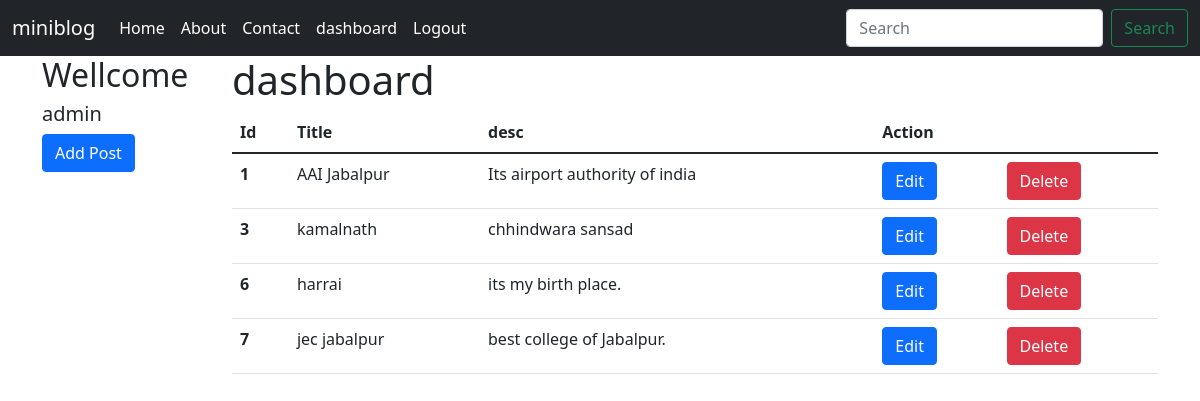
The page /dashboard/ (signed in) on the database its author committed.
### blog/models.py (models this page shows)
class Post(models.Model):
    title = models.CharField(max_length=100)
    desc = models.CharField(max_length=1000)

### blog/views.py (the view)
# urls.py: path('dashboard/',views.dashboard,name='dashboard'),
def dashboard(request):
    if request.user.is_authenticated:
        posts = Post.objects.all()
        user = request.user
        fullname = user.get_full_name()
        return render(request, 'blog/dashboard.html',{'posts': posts,'fullname':fullname})
    else:
        return HttpResponseRedirect('/user_login/')

### blog/templates/blog/dashboard.html (shortened to what this page needs)
{% extends 'blog/base.html' %}
{% block sidebar %}
<div class="row">
    <div class="col-sm-2">
        <h2>Wellcome</h2>
        <h5>{{fullname}}</h5>
        <a href="{% url 'addpost' %}" class="btn btn-primary">Add Post</a>
    </div>
{% endblock sidebar %}
{% block content %}
    <div class="col-sm-10">
        <h1>dashboard</h1>
{% if posts %}
<table class="table">
  <thead>
    <tr>
      <th scope="col">Id</th>
      <th scope="col">Title</th>
      <th scope="col">desc</th>
      <th scope="col">Action</th>
    </tr>
  </thead>
  <tbody>
  {% for post in posts %}
    <tr>
      <th scope="row">{{post.id}}</th>
      <td>{{post.title}}</td>
      <td>{{post.desc}}</td>
      <td><a href="{% url 'edit_row' post.id %}" class="btn btn-primary">Edit</a></td>
      {% if perms.blog.delete_post %}
      <td><form action="{% url 'delete_row' post.id %}" method="post">
        <input type="submit" class="btn btn-danger" value="Delete">
      </form>
      {% endif %}
      </td>
    </tr>
    {% endfor %}
  </tbody>
</table>
</div>
{% endif %}
</div>
{% endblock content %}

### blog/templates/blog/base.html (shortened to what this page needs)
<!doctype html>
{% load static %}
<html lang="en">
  <head>
    <link href="https://cdn.jsdelivr.net/npm/bootstrap@5.1.3/dist/css/bootstrap.min.css" rel="stylesheet">
  </head>
  <body>
    <div class="container-flud">
        {% include 'blog/navbar.html' %}
    </div>
<div class="container">
    {% block sidebar %}
    {% endblock sidebar %}
    {% block content %}
    {% endblock content %}
    </div>
  </body>
</html>

### blog/templates/blog/navbar.html (shortened to what this page needs)
<nav class="navbar navbar-expand-lg navbar-light bg-dark">
  <div class="container-fluid">
    <a class="navbar-brand text-white" href="/">miniblog</a>
    <div class="collapse navbar-collapse" id="navbarSupportedContent">
      <ul class="navbar-nav me-auto mb-2 mb-lg-0">
        <li class="nav-item">
          <a class="nav-link active text-white" aria-current="page" href="/">Home</a>
        </li>
        <li class="nav-item">
          <a class="nav-link text-white" href="{% url 'about' %}">About</a>
        </li>
        <li class="nav-item">
          <a class="nav-link text-white" href="{% url 'contact' %}">Contact</a>
        </li>
{%  if not request.user.is_authenticated %}
        <li class="nav-item">
          <a class="nav-link text-white" href="{% url 'signup' %}">signup</a>
        </li>
        <li class="nav-item">
          <a class="nav-link text-white" href="{% url 'user_login' %}">login</a>
        </li>
        {% else %}
        <li class="nav-item">
          <a class="nav-link text-white" href="{% url 'dashboard' %}">dashboard</a>
        </li>
        <li class="nav-item">
          <a class="nav-link text-white" href="{% url 'user_logout' %}">Logout</a>
        </li>
      {% endif %}
      </ul>
      <form class="d-flex">
        <input class="form-control me-2" type="search" placeholder="Search" aria-label="Search">
        <button class="btn btn-outline-success" type="submit">Search</button>
      </form>
    </div>
  </div>
</nav>

### rows shown on the page
Post: id "1", title "AAI Jabalpur", desc "Its airport authority of india"
Post: id "3", title "kamalnath", desc "chhindwara sansad"
Post: id "6", title "harrai", desc "its my birth place."
Post: id "7", title "jec jabalpur", desc "best college of Jabalpur."

### other values the page prints
{{ fullname }} "admin"
